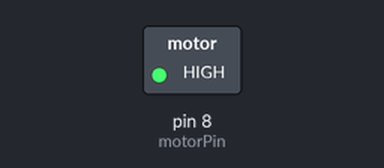
Simulated run of this sketch. Board: Arduino Uno, built with avr-gcc and run on an emulated ATmega328P. Parts: switched loads named in the sketch (green lamp = pin HIGH). What the sketch prints to the serial monitor is not drawn.

Above: at 0.1 s.
Timing chart, 0 to 1.6 s (numbered marks = the images above):
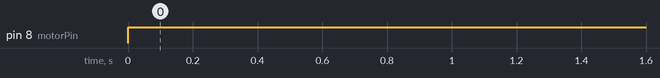

The sketch:

MegaMotorTest.ino
```cpp
// MegaMotorTest.ino
// BDK:ESE421:2018C
// Week 2 Lab Sketch -- Test the motor PWM control
//

#define motorPin 8 // PWM for motor

//
// global variables
// (yucky but needed to make i2c interrupts work later)
//
byte motorPWM=150;
void setup() {
    Serial.begin(115200);       // for sending info to the terminal
    Serial.println("MegaMotorTest");
//
//  make the motors not spin
//
    pinMode(motorPin,OUTPUT);
    analogWrite(motorPin,0);
}

//////////////////////////////////////////////////////////////////
void loop() {
//
//  toggle motor command back and forth: high<-->low speed
//
    motorPWM = 400 - motorPWM;
    analogWrite(motorPin,motorPWM);
    Serial.print(motorPWM,DEC);
    Serial.print(" ");

//
//  pause 1 second
//
    Serial.println();
    delay(1000);
}
```

Measured:
- by itself, pin 8 (motorPin): LOW → HIGH at 0.00 s
